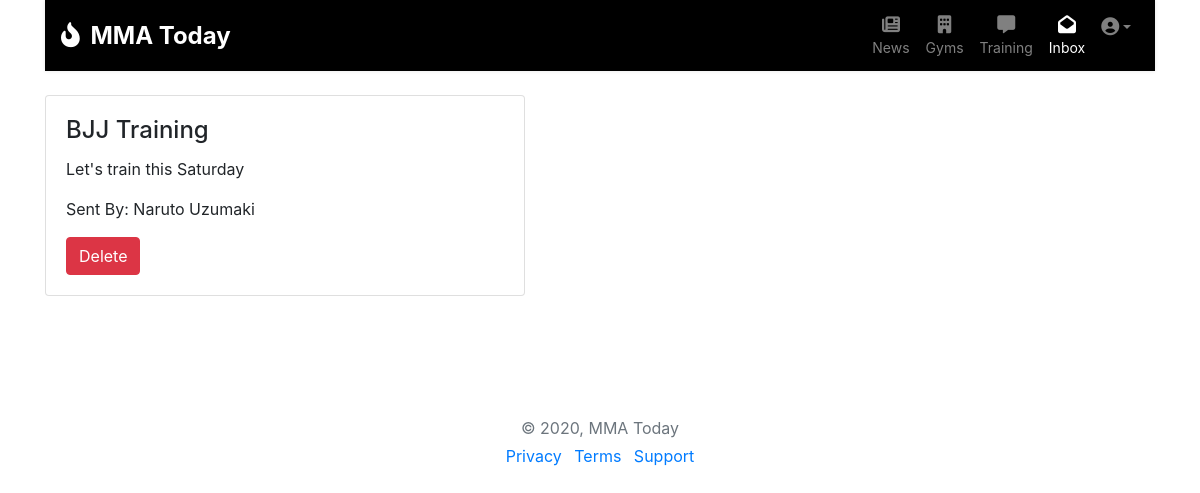
The app's page /viewmessage/2 (signed in) with its own data.
### mmmatoday_app/models.py (models this page shows, shortened)
class Message(models.Model):
    message = models.CharField(max_length=255)
    subject = models.CharField(max_length=40)
    sender = models.ForeignKey(User, related_name='sender', on_delete=models.CASCADE)
    receiver = models.ForeignKey(User, related_name='receiver', on_delete=models.CASCADE)
    created_at = models.DateTimeField(auto_now_add=True)
    updated_at = models.DateTimeField(auto_now=True)
    objects = MessageManager()

class User(models.Model):
    first_name = models.CharField(max_length=40)
    last_name = models.CharField(max_length=40)
    email = models.CharField(max_length=50, unique=True)
    password = models.TextField()
    created_at = models.DateTimeField(auto_now_add=True)
    updated_at = models.DateTimeField(auto_now=True)
    objects = UserManager()

### mmmatoday_app/views.py (the view)
# urls.py: path('viewmessage/<int:id>', views.viewmessage),
def viewmessage(request, id):
    if 'user_id' not in request.session:
        messages.error(request, "You need to register or log in!")
        return redirect('/')
    context = {
        'one_message': Message.objects.get(id=id),
        'user': User.objects.get(id=request.session['user_id']),
        'current_page': "inbox",
    }
    return render(request, 'viewmessage.html', context)

### mmmatoday_app/templates/viewmessage.html
{% extends 'index.html' %}
{% block content %}
<div class="card" style="width: 30rem;">
    <div class="card-body">
        <h4 class="card-title">{{one_message.subject}}</h4>
        <p class="card-text">{{one_message.message}}</p>
        <p class="card-text">Sent By: {{one_message.sender.first_name}} {{one_message.sender.last_name}}</p>
        <a href="/deletemessage/{{one_message.id}}">
            <button class="btn btn-danger">Delete</button>
        </a>
    </div>
</div>
{% endblock %}

### mmmatoday_app/static/style.css (style rules this page uses)
body { background: #eeeeee; font-family: 'Mukta', sans-serif; }

### records on screen
Message: subject "BJJ Training", message "Let's train this Saturday", sender.first_name "Naruto", sender.last_name "Uzumaki"
